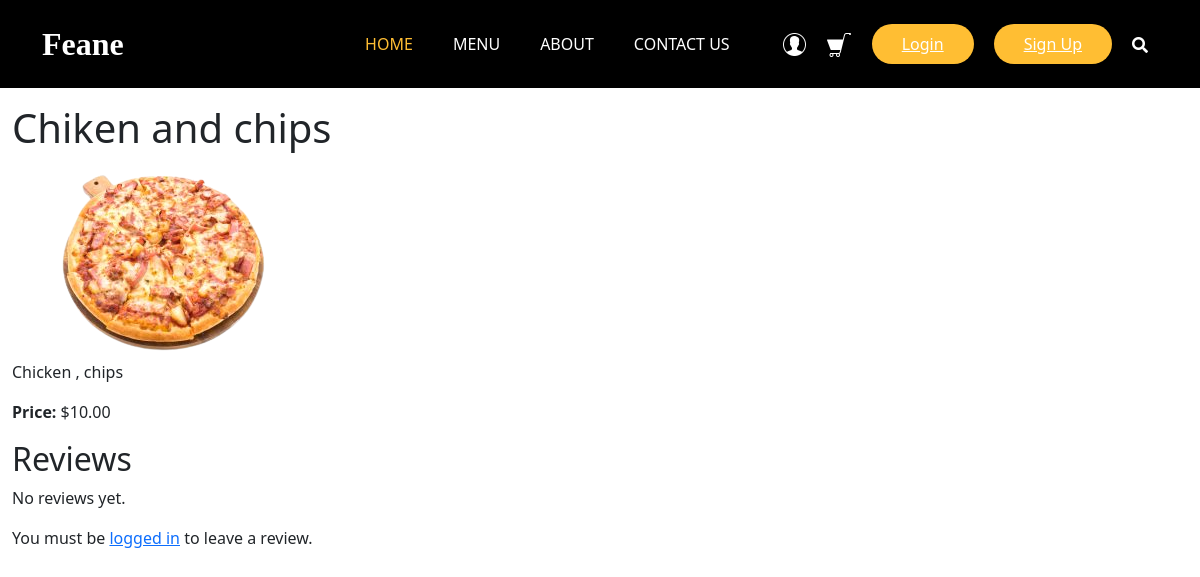
The page /item/5/ on the database its author committed.
### restaurant_menu/models.py (models this page shows, shortened)
class Item(models.Model):
    meal = models.CharField(max_length=1000, unique=True)
    description = models.CharField(max_length=2000)
    price = models.DecimalField(max_digits=10, decimal_places=2)
    meal_type = models.CharField(max_length=200, choices=MEAL_TYPE)
    author = models.ForeignKey(User, on_delete=models.PROTECT)
    status = models.IntegerField(choices=STATUS, default=0)
    date_created = models.DateTimeField(auto_now_add=True)
    date_updated = models.DateTimeField(auto_now=True)
    image = models.ImageField(upload_to='menu_images/', null=True, blank=True)  # Add this line

### restaurant_menu/views.py (the view)
# urls.py: path('item/<int:pk>/', views.menu_item_detail, name='menu_item_detail'),
def menu_item_detail(request, pk):
    item = get_object_or_404(Item, pk=pk)
    reviews = item.reviews.all()
    if request.method == 'POST':
        review_form = ReviewForm(request.POST)
        if review_form.is_valid():
            review = review_form.save(commit=False)
            review.item = item
            review.user = request.user
            review.save()
            return redirect('menu_item_detail', pk=item.pk)
    else:
        review_form = ReviewForm()
    return render(request, 'base/menu_item_detail.html', {
        'object': item,
        'reviews': reviews,
        'review_form': review_form
    })

### restaurant_menu/templates/base/menu_item_detail.html (shortened to what this page needs)
{% extends 'new_main.html' %}
{% block content %}
    <h1>{{ object.meal }}</h1>
    <img src="{{ object.image.url }}" alt="{{ object.meal }}" class="img-fluid">
    <p>{{ object.description }}</p>
    <p><strong>Price:</strong> ${{ object.price }}</p>
    <h2>Reviews</h2>
    <div class="reviews">
        {% for review in reviews %}
            <div class="review">
                <p><strong>{{ review.user.username }}:</strong></p>
                <p>Rating: {{ review.rating }} / 5</p>
                <p>{{ review.comment }}</p>
                <p class="text-muted">{{ review.date_created }}</p>
            </div>
        {% empty %}
            <p>No reviews yet.</p>
        {% endfor %}
    </div>
    {% if user.is_authenticated %}
        <h3>Leave a Review</h3>
        <form method="POST">
            {% csrf_token %}
            {{ review_form.as_p }}
            <button type="submit" class="btn btn-primary">Submit Review</button>
        </form>
    {% else %}
        <p>You must be <a href="{% url 'login' %}">logged in</a> to leave a review.</p>
    {% endif %}
{% endblock %}

### restaurant_menu/static/styles/style.css (style rules this page uses)
::placeholder { color: #bbb; opacity: 1; }

### rows shown on the page
Item: meal "Chiken and chips", image (picture), description "Chicken , chips", price "10.00"
